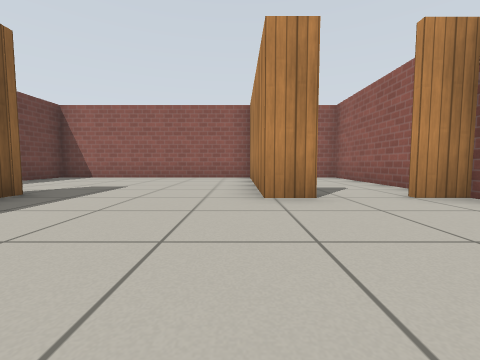
[1] (above)

18 first-person views from a walk through a robot-simulator world made for Gazebo. The camera is 0.5 m above the floor, tilts 4° down and sees 90° across. The floor is counted in squares, 1 m on a side. Each view is taken from the middle of a square. On the plan, view 1 faces up. The plan holds only what a view shows up to about 9 squares ahead; the rest is blank. Gazebo's built-in surfaces are drawn with simple patterns.

[2]
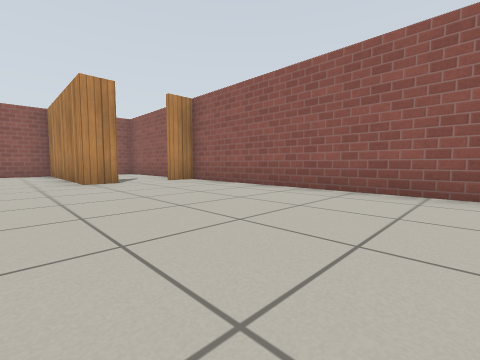

[3]
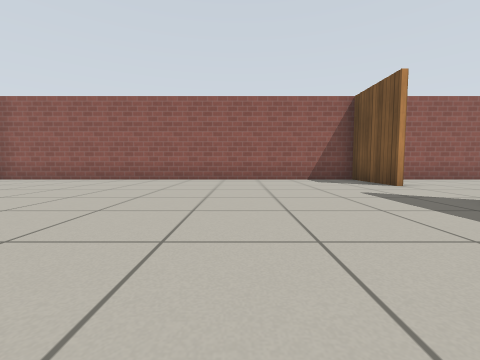

[4]
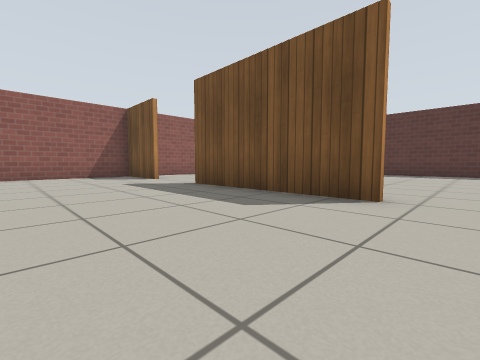

[5]
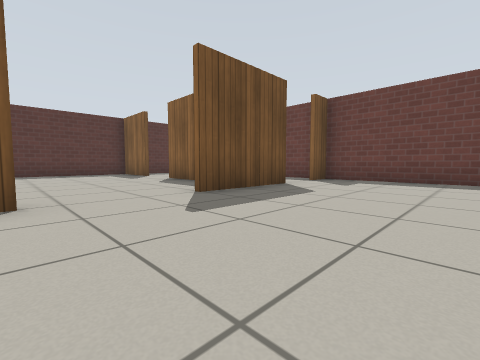

[6]
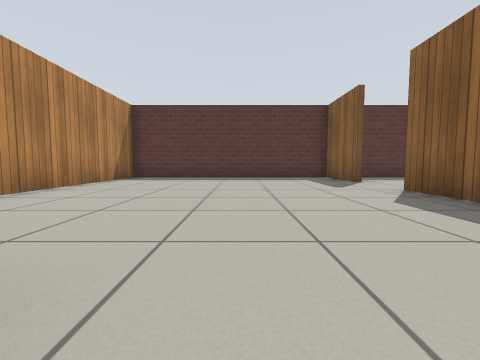

[7]
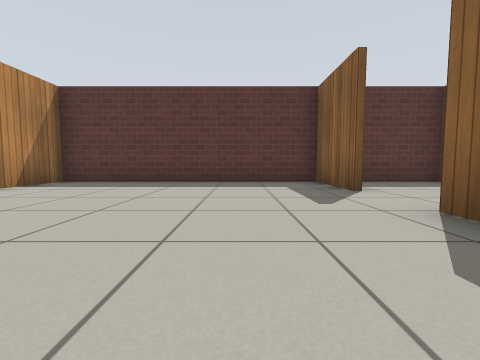

[8]
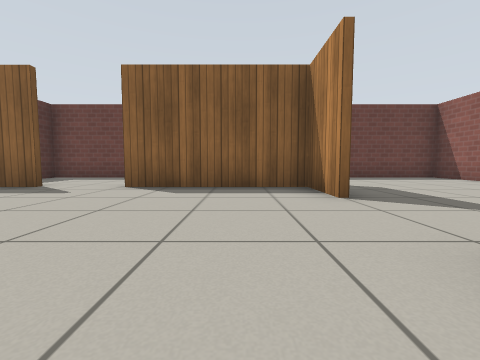

[9]
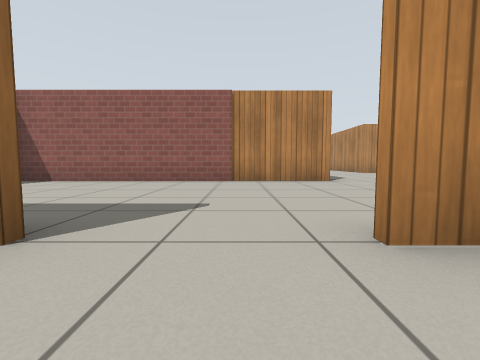

[10]
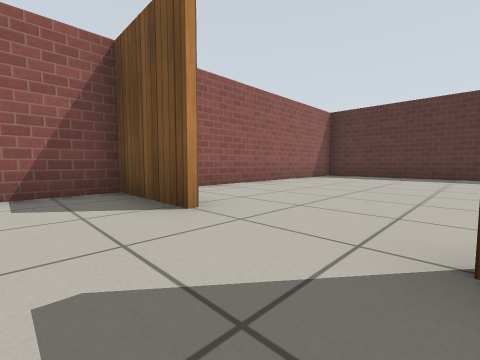

[11]
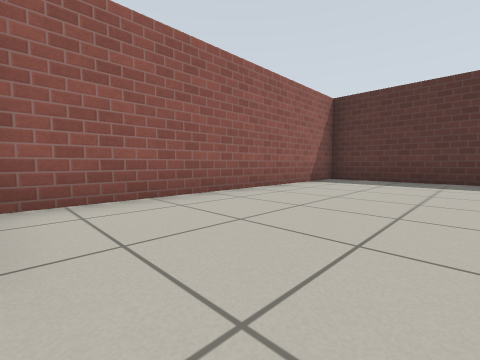

[12]
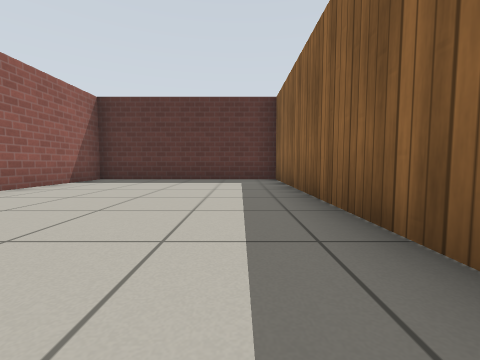

[13]
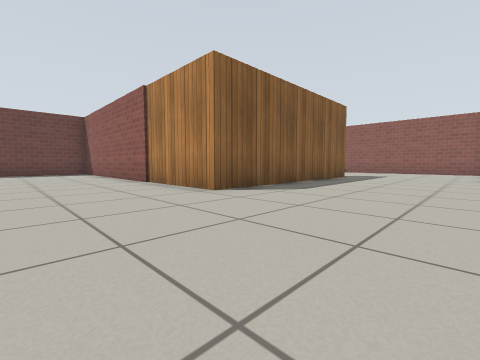

[14]
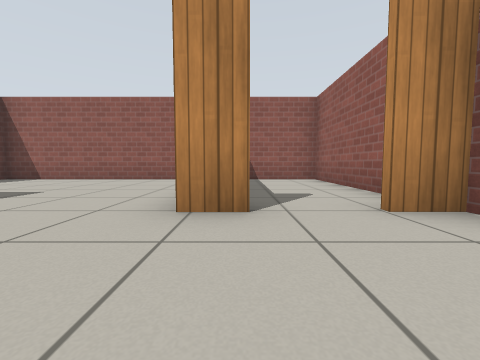

[15]
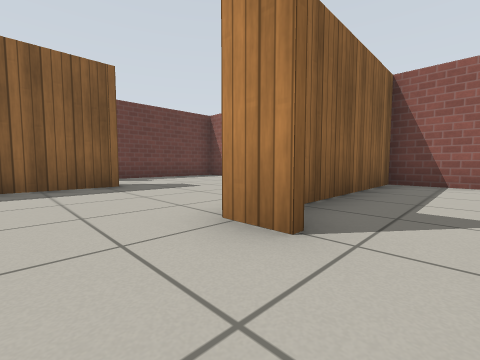

[16]
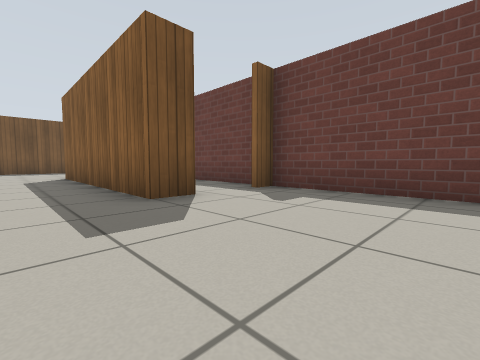

[17]
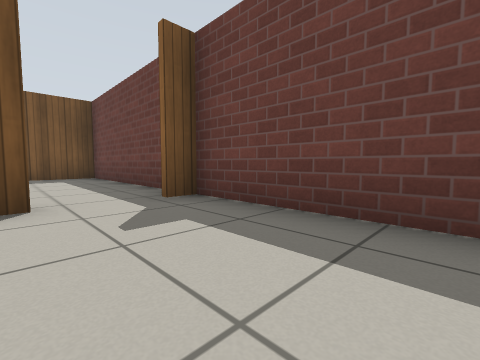

[18]
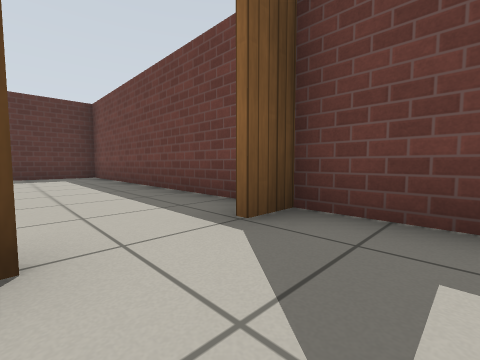

### Floor plan
Points are (right, up) in squares from view 1. A wall is a line through its corners. A room is listed if a view was taken in it or the views show most of it. See-through windows are left out.
Room 1 (views 1, 2, 3, 4, 5, 6, 10, 11, 12, 13, 14, 15, 18)
walls: (-5.1, -7.4) (-1, -7.4); (1.1, -7.4) (3.3, -7.4) (3.3, 3.4) (2.5, 3.4); (-2.1, -9) (-2.1, -15.4) (3.3, -15.4) (3.3, -7.9); (-10.1, -7.4) (-7.4, -7.4); (-3.4, 3.8) (-3.4, -2.3) (-12.3, -2.3) (-12.3, -7.4) (-11.5, -7.4); (1.1, 3.4) (0.4, 3.4) (0.4, 4.4)
ways out: opening at (-6.5, -7) to room 2; opening at (-1.5, 4) to room 3; opening at (-11, -7) to room 4; opening at (2, 4) to room 5
Room 2 (views 7, 8, 9)
walls: (-9, -13.2) (-9, -15.4) (-2.3, -15.4) (-2.3, -10.6); (-7.4, -7.6) (-9, -7.6) (-9, -11.5); (-4.5, -7.6) (-5.1, -7.6)
ways out: opening at (-6.5, -7) to room 1; opening at (-9, -12.5) to room 4
Room 3 (views 16, 17)
walls: (-4.3, 3.8) (-3.4, 3.8); (0.4, 4.4) (0.4, 8.4) (-6.2, 8.4) (-6.2, 3.8)
ways out: opening at (-1.5, 4) to room 1; opening at (-5, 4) to room 6
Room 4 (no view inside)
walls: (-12.3, -8) (-12.3, -15.4) (-10.2, -15.4)
ways out: opening at (-11, -7) to room 1; opening at (-9, -12.5) to room 2
Room 5 (no view inside)
walls: (3.3, 4.6) (3.3, 8.4) (0.5, 8.4) (0.5, 4.5)
ways out: opening at (2, 4) to room 1
Room 6 (no view inside)
walls: (-6.2, 3.3) (-6.2, -2.4); (-6.2, -2.1) (-4.5, -2.1)
ways out: opening at (-5, 4) to room 3

Where each view was taken, in squares from view 1:
view 1: 0 up, 0 right, facing up
view 2: 3 down, 1 left, facing up-right
view 3: 4 down, 4 left, facing right
view 4: 4 down, 6 left, facing down-right
view 5: 4 down, 5 left, facing down-left
view 6: 7 down, 6 left, facing down
view 7: 9 down, 7 left, facing down
view 8: 9 down, 4 left, facing left
view 9: 9 down, 6 left, facing up
view 10: 6 down, 1 left, facing down-right
view 11: 8 down, 0 right, facing down-right
view 12: 8 down, 1 left, facing down
view 13: 5 down, 0 right, facing up-left
view 14: 1 up, 1 right, facing up
view 15: 2 up, 2 right, facing up-left
view 16: 7 up, 2 left, facing down-left
view 17: 7 up, 4 left, facing down-left
view 18: 6 down, 10 left, facing down-left
